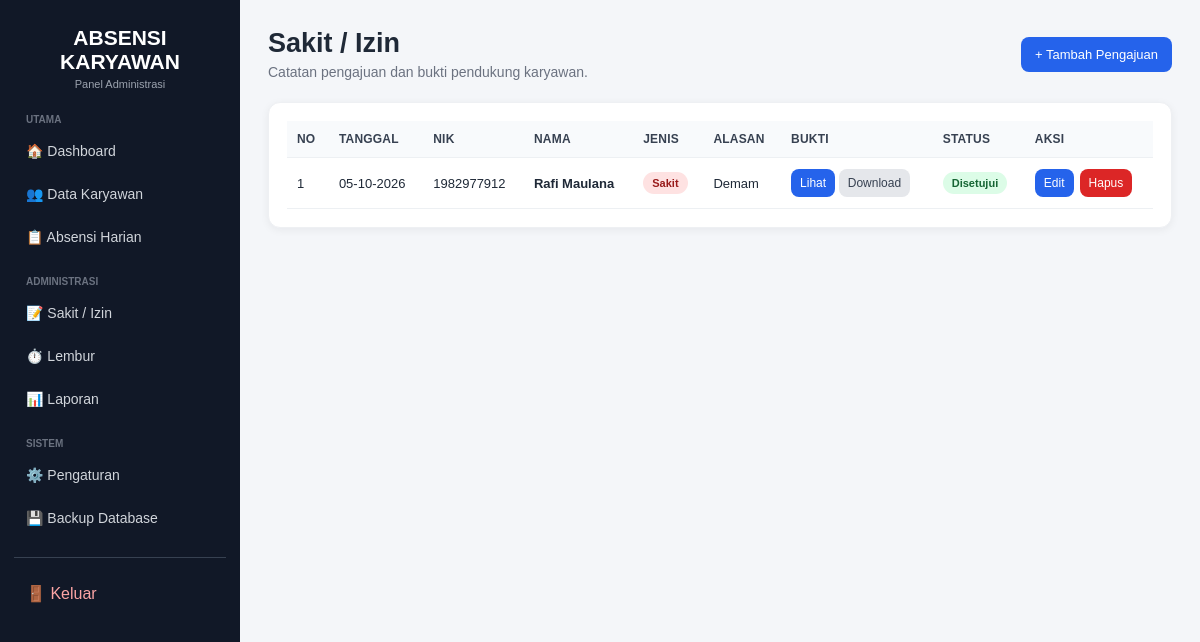
The app's page /pengajuan (signed in) with its own data.
### app.py (models this page shows)
class Pengajuan(db.Model):
    id = db.Column(db.Integer, primary_key=True)
    karyawan_id = db.Column(db.Integer, db.ForeignKey("karyawan.id"), nullable=False)
    tanggal = db.Column(db.Date, nullable=False)
    jenis = db.Column(db.String(20), nullable=False)
    alasan = db.Column(db.Text, nullable=False)
    bukti = db.Column(db.String(255))
    status = db.Column(db.String(20), default="Disetujui")
    keterangan_admin = db.Column(db.Text)

class Karyawan(db.Model):
    id = db.Column(db.Integer, primary_key=True)
    nik = db.Column(db.String(20), unique=True, nullable=False)
    nama = db.Column(db.String(100), nullable=False)
    jabatan = db.Column(db.String(100), nullable=False)
    departemen = db.Column(db.String(100))
    status_aktif = db.Column(db.Boolean, default=True)
    absensi = db.relationship("Absensi", backref="karyawan", lazy=True)
    pengajuan = db.relationship("Pengajuan", backref="karyawan", lazy=True)

### app.py (the view)
@app.route("/pengajuan")
@login_required
def pengajuan():
    daftar = Pengajuan.query.order_by(Pengajuan.tanggal.desc(), Pengajuan.id.desc()).all()
    return render_template("pengajuan.html", daftar_pengajuan=daftar)

### app.py (called while the page is built)
@login_manager.user_loader
def load_user(user_id):
    try:
        return db.session.get(Admin, int(user_id))
    except (TypeError, ValueError):
        return None

@app.context_processor
def utility_processor():
    return {"hari_nama": HARI, "format_tanggal": format_tanggal, "date": date, "timedelta": timedelta}

### templates/pengajuan.html
{% extends 'base.html' %}{% block title %}Sakit / Izin - Absensi{% endblock %}{% block content %}<div class="topbar"><div><h1>Sakit / Izin</h1><div class="muted">Catatan pengajuan dan bukti pendukung karyawan.</div></div><div class="actions"><a class="btn" href="{{ url_for('tambah_pengajuan') }}">+ Tambah Pengajuan</a></div></div><div class="panel"><div class="table-wrap"><table><thead><tr><th>No</th><th>Tanggal</th><th>NIK</th><th>Nama</th><th>Jenis</th><th>Alasan</th><th>Bukti</th><th>Status</th><th>Aksi</th></tr></thead><tbody>{% for p in daftar_pengajuan %}<tr><td>{{ loop.index }}</td><td class="nowrap">{{ p.tanggal.strftime('%d-%m-%Y') }}</td><td>{{ p.karyawan.nik }}</td><td><b>{{ p.karyawan.nama }}</b></td><td><span class="badge {% if p.jenis=='Sakit' %}sakit{% else %}izin{% endif %}">{{ p.jenis }}</span></td><td>{{ p.alasan }}</td><td>{% if p.bukti %}<a class="btn small" target="_blank" href="{{ url_for('lihat_bukti', id=p.id) }}">Lihat</a> <a class="btn small light" href="{{ url_for('download_bukti', id=p.id) }}">Download</a>{% else %}<span class="subtle">Tidak ada</span>{% endif %}</td><td><span class="badge aktif">{{ p.status }}</span></td><td>
    <div style="display:flex; gap:6px; flex-wrap:wrap;">
        <a
            class="btn small"
            href="{{ url_for('edit_pengajuan', id=p.id) }}"
        >
            Edit
        </a>
        <form
            method="POST"
            action="{{ url_for('hapus_pengajuan', id=p.id) }}"
            onsubmit="return confirm('Hapus pengajuan ini? Data absensi tidak ikut dihapus.')"
            style="margin:0;"
        >
            <button class="btn small red">
                Hapus
            </button>
        </form>
    </div>
</td></tr>{% else %}<tr><td colspan="9" class="empty">Belum ada pengajuan.</td></tr>{% endfor %}</tbody></table></div></div>{% endblock %}

### templates/base.html (style rules this page uses)
* { box-sizing:border-box }
body { margin:0;font-family:Arial,Helvetica,sans-serif;background:#f4f6f9;color:#1f2937 }
.topbar { display:flex;justify-content:space-between;align-items:center;gap:15px;margin-bottom:22px }
.topbar h1 { font-size:27px;margin:0 0 5px }
.muted { color:#6b7280;font-size:14px }
.actions { display:flex;gap:8px;flex-wrap:wrap;align-items:center }
.btn { display:inline-flex;align-items:center;justify-content:center;gap:6px;border:0;border-radius:8px;padding:10px 14px;background:#2563eb;color:#fff;text-decoration:none;cursor:pointer;font-size:13px }
.btn.red { background:#dc2626 }
.btn.light { background:#e5e7eb;color:#374151 }
.btn.small { padding:7px 9px;font-size:12px }
.panel { background:#fff;border:1px solid #eef0f3;border-radius:12px;padding:18px;box-shadow:0 2px 9px rgba(15,23,42,.06);margin-bottom:18px }
.table-wrap { overflow-x:auto }
table { width:100%;border-collapse:collapse }
th,td { padding:11px 10px;border-bottom:1px solid #edf0f3;text-align:left;vertical-align:middle;font-size:13px }
th { background:#f8fafc;color:#374151;font-size:12px;text-transform:uppercase;letter-spacing:.2px }
.badge { display:inline-block;padding:5px 9px;border-radius:999px;font-size:11px;font-weight:700;white-space:nowrap }
.badge.sakit { background:#fee2e2;color:#991b1b }
.badge.aktif { background:#dcfce7;color:#166534 }
.nowrap { white-space:nowrap }

### records on screen
Pengajuan: tanggal "05-10-2026", karyawan.nik "1982977912", karyawan.nama "Rafi Maulana", jenis "Sakit", alasan "Demam", status "Disetujui"
